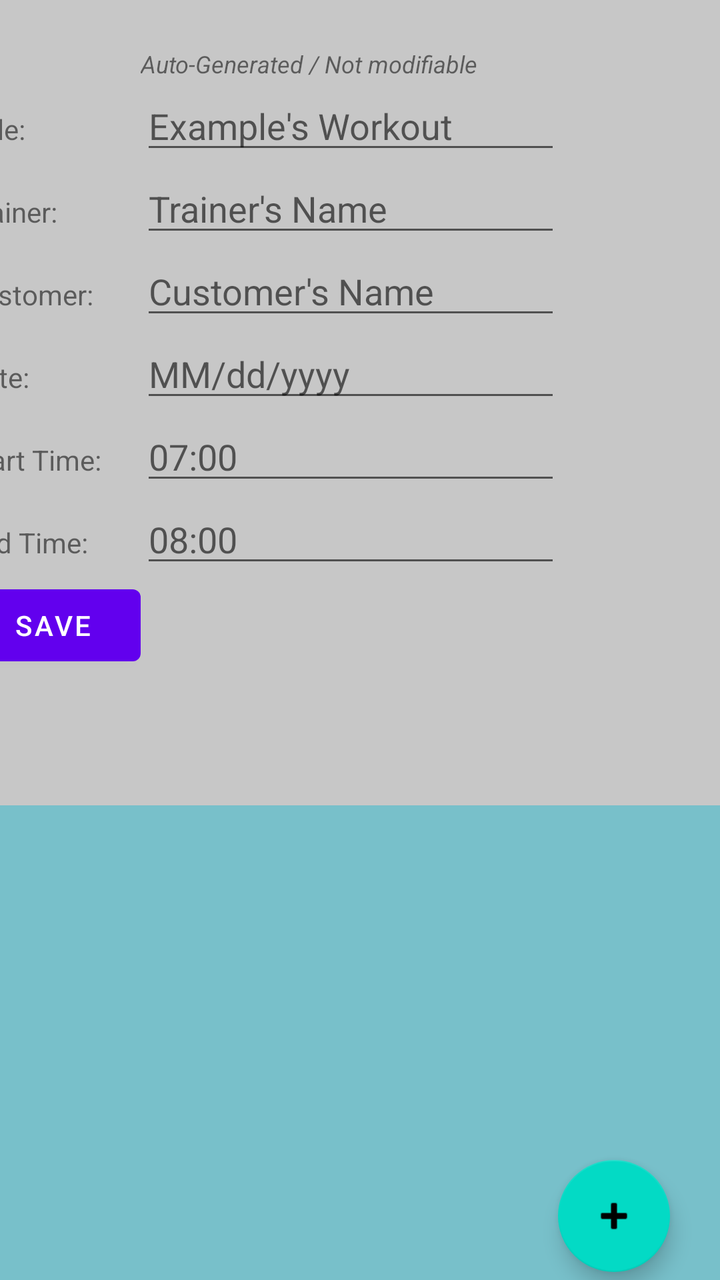
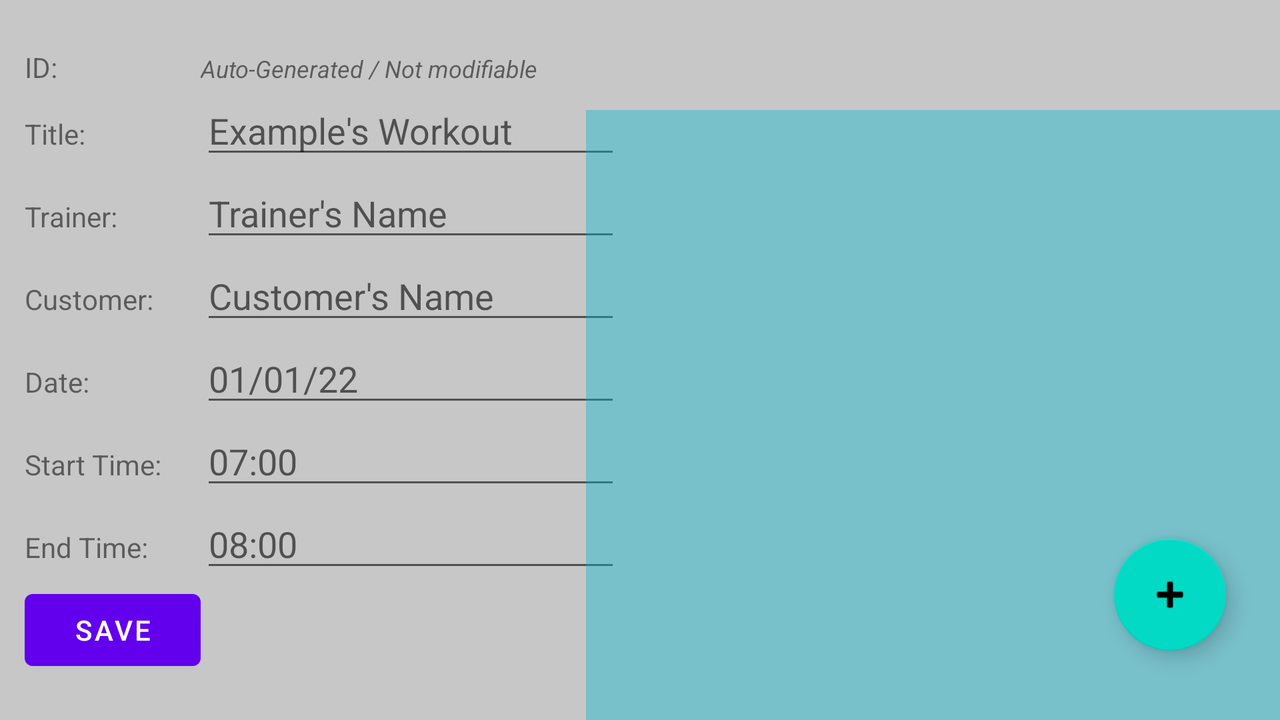

The same Android screen from two of the app's own layout files: first res/layout/ as a phone draws it, then the repository's variant for another configuration, drawn on a device whose configuration selects that folder. Both files follow.
<!-- AndroidManifest.xml: application theme Theme.FitnessTrainerApp -->
<!-- res/layout/activity_session_details.xml -->
<?xml version="1.0" encoding="utf-8"?>

<androidx.constraintlayout.widget.ConstraintLayout xmlns:android="http://schemas.android.com/apk/res/android"
    xmlns:app="http://schemas.android.com/apk/res-auto"
    xmlns:tools="http://schemas.android.com/tools"
    android:layout_width="match_parent"
    android:layout_height="match_parent"
    android:background="#68777777">

    <TableLayout
        android:id="@+id/tableLayout"
        android:layout_width="396dp"
        android:layout_height="346dp"
        android:fitsSystemWindows="true"
        app:layout_constraintBottom_toBottomOf="parent"
        app:layout_constraintEnd_toEndOf="parent"
        app:layout_constraintStart_toStartOf="parent"
        app:layout_constraintTop_toTopOf="parent"
        app:layout_constraintVertical_bias="0.074">

        <TableRow
            android:layout_width="match_parent"
            android:layout_height="match_parent">

            <TextView
                android:id="@+id/textViewWorkoutType"
                android:layout_width="wrap_content"
                android:layout_height="wrap_content"
                android:text="ID:" />

            <TextView
                android:id="@+id/textSessionID"
                android:layout_width="wrap_content"
                android:layout_height="wrap_content"
                android:text="Auto-Generated / Not modifiable"
                android:textSize="12sp"
                android:textStyle="italic" />

        </TableRow>

        <TableRow
            android:layout_width="match_parent"
            android:layout_height="match_parent">

            <TextView
                android:id="@+id/textSessionTitle"
                android:layout_width="wrap_content"
                android:layout_height="wrap_content"
                android:text="Title:" />

            <EditText
                android:id="@+id/editTextSessionTitle"
                android:layout_width="wrap_content"
                android:layout_height="wrap_content"
                android:drawablePadding="48dp"
                android:ems="10"
                android:hint="Example's Workout"
                android:inputType="textPersonName"
                tools:ignore="TouchTargetSizeCheck" />
        </TableRow>

        <TableRow
            android:layout_width="match_parent"
            android:layout_height="match_parent">

            <TextView
                android:id="@+id/textSessionTrainer"
                android:layout_width="wrap_content"
                android:layout_height="wrap_content"
                android:text="Trainer:" />

            <EditText
                android:id="@+id/editTextTrainerName"
                android:layout_width="wrap_content"
                android:layout_height="wrap_content"
                android:autofillHints="Example Name"
                android:ems="10"
                android:hint="Trainer's Name"
                android:inputType="textPersonName"
                tools:ignore="TouchTargetSizeCheck" />
        </TableRow>

        <TableRow
            android:layout_width="match_parent"
            android:layout_height="match_parent">

            <TextView
                android:id="@+id/textSessionCustomer"
                android:layout_width="wrap_content"
                android:layout_height="wrap_content"
                android:text="Customer:" />

            <EditText
                android:id="@+id/editTextCustomerName"
                android:layout_width="wrap_content"
                android:layout_height="wrap_content"
                android:ems="10"
                android:hint="Customer's Name"
                android:inputType="textPersonName"
                tools:ignore="TouchTargetSizeCheck" />
        </TableRow>

        <TableRow
            android:layout_width="match_parent"
            android:layout_height="match_parent">

            <TextView
                android:id="@+id/textViewDate"
                android:layout_width="wrap_content"
                android:layout_height="wrap_content"
                android:text="Date:" />

            <EditText
                android:id="@+id/editTextDate"
                android:layout_width="wrap_content"
                android:layout_height="wrap_content"
                android:ems="10"
                android:hint="MM/dd/yyyy"
                android:inputType="date"
                tools:ignore="SpeakableTextPresentCheck,TouchTargetSizeCheck" />
        </TableRow>

        <TableRow
            android:layout_width="match_parent"
            android:layout_height="match_parent">

            <TextView
                android:id="@+id/textSessionStartTime"
                android:layout_width="wrap_content"
                android:layout_height="wrap_content"
                android:text="Start Time:" />

            <EditText
                android:id="@+id/editTextSessionStartTime"
                android:layout_width="wrap_content"
                android:layout_height="wrap_content"
                android:ems="10"
                android:hint="07:00"
                android:inputType="time"
                tools:ignore="SpeakableTextPresentCheck,TouchTargetSizeCheck" />
        </TableRow>

        <TableRow
            android:layout_width="match_parent"
            android:layout_height="match_parent">

            <TextView
                android:id="@+id/textViewEndTime"
                android:layout_width="wrap_content"
                android:layout_height="wrap_content"
                android:text="End Time:" />

            <EditText
                android:id="@+id/editTextSessionEndTime"
                android:layout_width="wrap_content"
                android:layout_height="wrap_content"
                android:ems="10"
                android:hint="08:00"
                android:inputType="time"
                tools:ignore="TouchTargetSizeCheck,SpeakableTextPresentCheck" />
        </TableRow>

        <TableRow
            android:layout_width="match_parent"
            android:layout_height="match_parent">

            <Button
                android:id="@+id/sessionDetailsSaveButton"
                android:layout_width="wrap_content"
                android:layout_height="wrap_content"
                android:onClick="onSaveSession"
                android:text="Save" />
        </TableRow>
    </TableLayout>

    <androidx.recyclerview.widget.RecyclerView
        android:id="@+id/sessionTypeRecycleView"
        android:layout_width="403dp"
        android:layout_height="314dp"
        android:layout_marginTop="35dp"
        android:background="#6601B5CC"
        app:layout_constraintBottom_toBottomOf="parent"
        app:layout_constraintEnd_toEndOf="parent"
        app:layout_constraintHorizontal_bias="1.0"
        app:layout_constraintStart_toStartOf="parent"
        app:layout_constraintTop_toBottomOf="@+id/tableLayout"
        app:layout_constraintVertical_bias="0.0" />

    <com.google.android.material.floatingactionbutton.FloatingActionButton
        android:id="@+id/actionButtonSessionDetails"
        android:layout_width="wrap_content"
        android:layout_height="wrap_content"
        android:layout_marginBottom="17dp"
        android:clickable="true"
        android:onClick="onAddWorkout"
        app:layout_constraintBottom_toBottomOf="@+id/sessionTypeRecycleView"
        app:layout_constraintEnd_toEndOf="parent"
        app:layout_constraintHorizontal_bias="0.918"
        app:layout_constraintStart_toStartOf="parent"
        app:layout_constraintTop_toTopOf="parent"
        app:layout_constraintVertical_bias="0.901"
        app:srcCompat="@android:drawable/ic_input_add"
        tools:ignore="SpeakableTextPresentCheck" />
</androidx.constraintlayout.widget.ConstraintLayout>
<!-- resources referenced by this layout -->
<resources>
  <style name="Theme.FitnessTrainerApp" parent="Theme.MaterialComponents.DayNight.DarkActionBar">
          
          <item name="colorPrimary">@color/purple_500</item>
          <item name="colorPrimaryVariant">@color/purple_700</item>
          <item name="colorOnPrimary">@color/white</item>
          
          <item name="colorSecondary">@color/teal_200</item>
          <item name="colorSecondaryVariant">@color/teal_700</item>
          <item name="colorOnSecondary">@color/black</item>
          
          <item name="android:statusBarColor" tools:targetApi="l">?attr/colorPrimaryVariant</item>
          
      </style>
</resources>
<!-- res/layout-land/activity_session_details.xml (the repository's variant of the layout above) -->
<!-- drawn on the phone turned sideways -->
<?xml version="1.0" encoding="utf-8"?>
<androidx.constraintlayout.widget.ConstraintLayout xmlns:android="http://schemas.android.com/apk/res/android"
    xmlns:app="http://schemas.android.com/apk/res-auto"
    xmlns:tools="http://schemas.android.com/tools"
    android:layout_width="match_parent"
    android:layout_height="match_parent"
    android:background="#68777777">

    <TableLayout
        android:id="@+id/tableLayout"
        android:layout_width="365dp"
        android:layout_height="336dp"
        android:fitsSystemWindows="true"
        app:layout_constraintBottom_toBottomOf="parent"
        app:layout_constraintEnd_toEndOf="parent"
        app:layout_constraintHorizontal_bias="0.045"
        app:layout_constraintStart_toStartOf="parent"
        app:layout_constraintTop_toTopOf="parent"
        app:layout_constraintVertical_bias="1.0">

        <TableRow
            android:layout_width="match_parent"
            android:layout_height="match_parent">

            <TextView
                android:id="@+id/textViewWorkoutType"
                android:layout_width="wrap_content"
                android:layout_height="wrap_content"
                android:text="ID:" />

            <TextView
                android:id="@+id/textSessionID"
                android:layout_width="wrap_content"
                android:layout_height="wrap_content"
                android:text="Auto-Generated / Not modifiable"
                android:textSize="12sp"
                android:textStyle="italic" />

        </TableRow>

        <TableRow
            android:layout_width="match_parent"
            android:layout_height="match_parent">

            <TextView
                android:id="@+id/textSessionTitle"
                android:layout_width="wrap_content"
                android:layout_height="wrap_content"
                android:text="Title:" />

            <EditText
                android:id="@+id/editTextSessionTitle"
                android:layout_width="wrap_content"
                android:layout_height="wrap_content"
                android:drawablePadding="48dp"
                android:ems="10"
                android:hint="Example's Workout"
                android:inputType="textPersonName"
                tools:ignore="TouchTargetSizeCheck" />
        </TableRow>

        <TableRow
            android:layout_width="match_parent"
            android:layout_height="match_parent">

            <TextView
                android:id="@+id/textSessionTrainer"
                android:layout_width="wrap_content"
                android:layout_height="wrap_content"
                android:text="Trainer:" />

            <EditText
                android:id="@+id/editTextTrainerName"
                android:layout_width="wrap_content"
                android:layout_height="wrap_content"
                android:autofillHints="Example Name"
                android:ems="10"
                android:hint="Trainer's Name"
                android:inputType="textPersonName"
                tools:ignore="TouchTargetSizeCheck" />
        </TableRow>

        <TableRow
            android:layout_width="match_parent"
            android:layout_height="match_parent">

            <TextView
                android:id="@+id/textSessionCustomer"
                android:layout_width="wrap_content"
                android:layout_height="wrap_content"
                android:text="Customer:" />

            <EditText
                android:id="@+id/editTextCustomerName"
                android:layout_width="wrap_content"
                android:layout_height="wrap_content"
                android:ems="10"
                android:hint="Customer's Name"
                android:inputType="textPersonName"
                tools:ignore="TouchTargetSizeCheck" />
        </TableRow>

        <TableRow
            android:layout_width="match_parent"
            android:layout_height="match_parent">

            <TextView
                android:id="@+id/textViewDate"
                android:layout_width="wrap_content"
                android:layout_height="wrap_content"
                android:text="Date:" />

            <EditText
                android:id="@+id/editTextDate"
                android:layout_width="wrap_content"
                android:layout_height="wrap_content"
                android:ems="10"
                android:hint="01/01/22"
                android:inputType="date"
                tools:ignore="SpeakableTextPresentCheck,TouchTargetSizeCheck" />
        </TableRow>

        <TableRow
            android:layout_width="match_parent"
            android:layout_height="match_parent">

            <TextView
                android:id="@+id/textSessionStartTime"
                android:layout_width="wrap_content"
                android:layout_height="wrap_content"
                android:text="Start Time:" />

            <EditText
                android:id="@+id/editTextSessionStartTime"
                android:layout_width="wrap_content"
                android:layout_height="wrap_content"
                android:ems="10"
                android:hint="07:00"
                android:inputType="time"
                tools:ignore="SpeakableTextPresentCheck,TouchTargetSizeCheck" />
        </TableRow>

        <TableRow
            android:layout_width="match_parent"
            android:layout_height="match_parent">

            <TextView
                android:id="@+id/textViewEndTime"
                android:layout_width="wrap_content"
                android:layout_height="wrap_content"
                android:text="End Time:" />

            <EditText
                android:id="@+id/editTextSessionEndTime"
                android:layout_width="wrap_content"
                android:layout_height="wrap_content"
                android:ems="10"
                android:hint="08:00"
                android:inputType="time"
                tools:ignore="TouchTargetSizeCheck,SpeakableTextPresentCheck" />
        </TableRow>

        <TableRow
            android:layout_width="match_parent"
            android:layout_height="match_parent">

            <Button
                android:id="@+id/sessionDetailsSaveButton"
                android:layout_width="wrap_content"
                android:layout_height="wrap_content"
                android:onClick="onSaveSession"
                android:text="Save" />
        </TableRow>
    </TableLayout>

    <androidx.recyclerview.widget.RecyclerView
        android:id="@+id/sessionTypeRecycleView"
        android:layout_width="347dp"
        android:layout_height="305dp"
        android:background="#6601B5CC"
        app:layout_constraintBottom_toBottomOf="parent"
        app:layout_constraintEnd_toEndOf="parent" />

    <com.google.android.material.floatingactionbutton.FloatingActionButton
        android:id="@+id/actionButtonSessionDetails"
        android:layout_width="wrap_content"
        android:layout_height="wrap_content"
        android:layout_marginBottom="17dp"
        android:clickable="true"
        android:onClick="onAddWorkout"
        app:layout_constraintBottom_toBottomOf="@+id/sessionTypeRecycleView"
        app:layout_constraintEnd_toEndOf="parent"
        app:layout_constraintHorizontal_bias="0.954"
        app:layout_constraintStart_toStartOf="parent"
        app:layout_constraintTop_toTopOf="parent"
        app:layout_constraintVertical_bias="0.938"
        app:srcCompat="@android:drawable/ic_input_add"
        tools:ignore="SpeakableTextPresentCheck" />
</androidx.constraintlayout.widget.ConstraintLayout>
